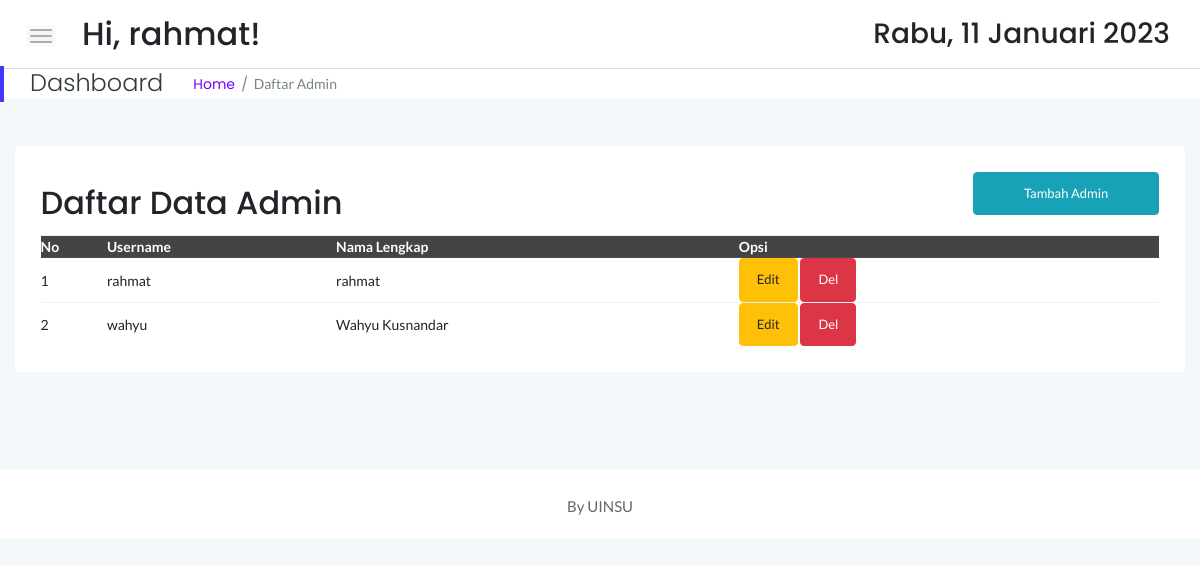
The page /stock/admin.php (signed in) on the database its author committed.
### tables this page shows
CREATE TABLE `slogin` (
  `id` int(11) NOT NULL,
  `username` varchar(30) NOT NULL,
  `password` varchar(255) NOT NULL,
  `nickname` varchar(20) NOT NULL,
  `role` varchar(10) NOT NULL
);

### stock/admin.php (the view, shortened to what this page needs)
<!doctype html>
<html class="no-js" lang="en">
<?php
    include '../dbconnect.php';
    ?>
<head>
    <link rel="stylesheet" href="assets/css/bootstrap.min.css">
    <link rel="stylesheet" href="assets/css/font-awesome.min.css">
    <link rel="stylesheet" href="assets/css/themify-icons.css">
    <link rel="stylesheet" href="assets/css/metisMenu.css">
    <link rel="stylesheet" href="assets/css/owl.carousel.min.css">
    <link rel="stylesheet" href="assets/css/slicknav.min.css">
    <link rel="stylesheet" href="https://www.amcharts.com/lib/3/plugins/export/export.css" type="text/css" media="all" />
    <link rel="stylesheet" type="text/css" href="https://cdn.datatables.net/1.10.19/css/jquery.dataTables.min.css">
    <link rel="stylesheet" type="text/css" href="https://cdn.datatables.net/1.10.19/css/jquery.dataTables.css">
    <link rel="stylesheet" type="text/css" href="https://cdn.datatables.net/1.10.18/css/dataTables.bootstrap4.min.css">
    <link rel="stylesheet" type="text/css" href="https://cdn.datatables.net/responsive/2.2.3/css/responsive.bootstrap.min.css">
    <link rel="stylesheet" type="text/css" href="https://cdn.datatables.net/responsive/2.2.3/css/responsive.jqueryui.min.css">
    <link rel="stylesheet" type="text/css" href="https://cdn.datatables.net/buttons/1.5.2/css/buttons.dataTables.min.css">
    <link rel="stylesheet" href="assets/css/typography.css">
    <link rel="stylesheet" href="assets/css/default-css.css">
    <link rel="stylesheet" href="assets/css/styles.css">
    <link rel="stylesheet" href="assets/css/responsive.css">
</head>
<body>
    <div class="page-container">
        <div class="main-content">
            <div class="header-area">
                <div class="row align-items-center">
                    <div class="col-md-6 col-sm-8 clearfix">
                        <div class="nav-btn pull-left">
                            <span></span>
                            <span></span>
                            <span></span>
                        </div>
                        <div class="search-box pull-left">
                            <form action="#">
                                <h2>Hi, <?=$_SESSION['user'];?>!</h2>
                            </form>
                        </div>
                    </div>
                    <div class="col-md-6 col-sm-4 clearfix">
                        <ul class="notification-area pull-right">
                            <li><h3><div class="date">
                        </b></div></h3>
                        </li>
                        </ul>
                    </div>
                </div>
            </div>
            <div class="page-title-area">
                <div class="row align-items-center">
                    <div class="col-sm-6">
                        <div class="breadcrumbs-area clearfix">
                            <h4 class="page-title pull-left">Dashboard</h4>
                            <ul class="breadcrumbs pull-left">
                                <li><a href="index.php">Home</a></li>
                                <li><span>Daftar Admin</span></li>
                            </ul>
                        </div>
                    </div>
                </div>
            </div>
            <div class="main-content-inner">
                <div class="row mt-5 mb-5">
                    <div class="col-12">
                        <div class="card">
                            <div class="card-body">
                                <div class="d-sm-flex justify-content-between align-items-center">
                                    <h2>Daftar Data Admin</h2>
                                    <button style="margin-bottom:20px" data-toggle="modal" data-target="#myModal" class="btn btn-info col-md-2"><span class="glyphicon glyphicon-plus"></span>Tambah Admin</button>
                                </div>
                                    <div class="data-tables datatable-dark">
                                         <table id="dataTable3" class="display" style="width:100%"><thead class="thead-dark">
                                            <tr>
                                                <th>No</th>
                                                <th>Username</th>
                                                <th>Nama Lengkap</th>
                                                <th>Opsi</th>
                                            </tr></thead><tbody>
                                            <?php
                                            $brgs=mysqli_query($conn,"SELECT * from slogin order by username ASC");
                                            $no=1;
                                            while($p=mysqli_fetch_array($brgs)){
                                                $idb = $p['id'];
                                                ?>
                                                <tr>
                                                    <td><?php echo $no++ ?></td>
                                                    <td><?php echo $p['username'] ?></td>
                                                    <td><?php echo $p['nickname'] ?></td>
                                                    <td><button data-toggle="modal" data-target="#edit<?=$idb;?>" class="btn btn-warning">Edit</button> <button data-toggle="modal" data-target="#del<?=$idb;?>" class="btn btn-danger">Del</button></td>
                                                </tr>
                                                <?php
                                            }
                                            ?>
                                        </tbody>
                                        </table>
                            </div>
                        </div>
                    </div>
                </div>
            </div>
        </div>
        <footer>
            <div class="footer-area">
                <p>By UINSU</p>
            </div>
        </footer>
    </div>
</body>
</html>

### stock/assets/css/styles.css (style rules this page uses)
.page-container { width: 100%; height: 100%; min-height: 100vh; padding-left: 280px; -webkit-transition: padding-left 0.3s ease 0s; transition: padding-left 0.3s ease 0s; }
.card { border: none; border-radius: 4px; background-color: #fff; -webkit-transition: all 0.3s ease 0s; transition: all 0.3s ease 0s; }
.card-body { padding: 25.6px; padding: 1.6rem; }
.main-content { width: 100%; background: #F3F8FB; }
.main-content-inner { padding: 0 30px 50px; }
.header-area { padding: 15px 30px; background: #fff; border-bottom: 1px solid #d8e3e7; }
.nav-btn { margin-right: 30px; margin-top: 10px; cursor: pointer; }
.nav-btn span { display: block; width: 22px; height: 2px; background: #b3aaaa; margin: 4px 0; border-radius: 15px; -webkit-transition: all 0.3s ease 0s; transition: all 0.3s ease 0s; box-shadow: 0 0 0 4px rgba(99, 96, 96, 0.03); }
.search-box form { position: relative; }
.notification-area { -webkit-user-select: none; -moz-user-select: none; -ms-user-select: none; user-select: none; position: relative; z-index: 1; }
.notification-area li { display: inline-block; margin-left: 20px; cursor: pointer; -webkit-user-select: none; -moz-user-select: none; -ms-user-select: none; user-select: none; }
.page-title-area { padding: 0 30px; background: #fff; position: relative; }
.page-title-area:before { content: ''; position: absolute; left: 0; top: 50%; width: 4px; height: 36px; background: var(--primary-color); -webkit-transform: translateY(-50%); transform: translateY(-50%); }
.page-title { font-size: 24px; font-weight: 300; color: #313b3d; letter-spacing: 0; margin-right: 30px; }
ul.breadcrumbs { margin-top: 4px; }
.breadcrumbs li { display: inline-block; }
.breadcrumbs li a, .breadcrumbs li span { display: block; font-size: 14px; font-weight: 400; color: #7801ff; letter-spacing: 0; margin-right: 16px; position: relative; }
.breadcrumbs li a:before { content: '/'; color: #768387; position: absolute; right: -13px; top: 0; }
.breadcrumbs li span { margin-right: 0; color: #768387; text-transform: capitalize; }
.footer-area { text-align: center; padding: 23px 0 19px; background: #fff; }
.footer-area p { color: #676666; margin-bottom: 0; }
.btn { padding: 11px 17px; font-size: 13px; letter-spacing: 0; }
table tr th { border-bottom: none; }
table tr th, table tr td { border-top: 1px solid rgba(120, 130, 140, 0.13) !important; }
.datatable-dark thead { background: #444; color: #fff; }

### rows shown on the page
slogin: username "rahmat", nickname "rahmat"
slogin: username "wahyu", nickname "Wahyu Kusnandar"

### other values the page prints
$_SESSION['user'] "rahmat"
